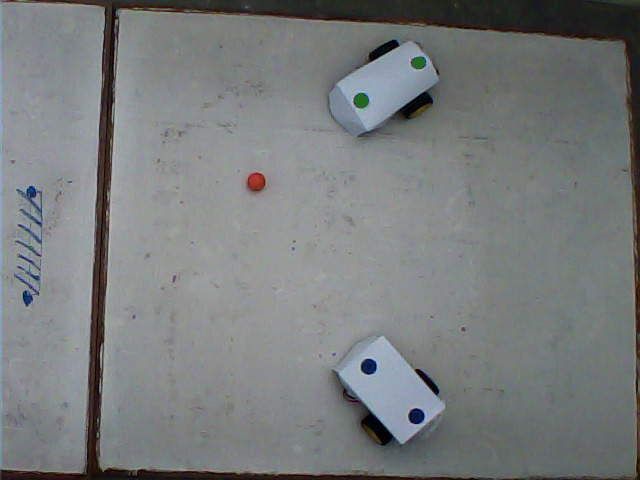
#> input picture pd/test/two.jpg, 640 x 480 px
$ python realtest.py
#> lines starting #> are read from the running program, lines starting #| are printed output that depends on the picture; after the words box and inside, x2 and y2 are one past the last pixel; in counts of white or black regions, pixels touching at a corner belong together
### pd/test/track.py
#!/usr/bin/env python
# -*- coding: utf-8 -*-

import cv2
import numpy as np
import math

#fgbg = cv2.BackgroundSubtractorMOG2()

# [62 lines left out: function video, not called in this run]


def process(frame,color):

    #cv2.imshow("frame",frame)
    frame = cv2.GaussianBlur(frame, (15, 15), 0)
    frame = cv2.blur(frame,(5,5))
    #frame = cv2.medianBlur(frame, 5)
    #frame = cv2.bilateralFilter(frame,9,75,75)

    #cv2.imshow("frame",frame)

    # Convert BGR to HSV
    hsv = cv2.cvtColor(frame, cv2.COLOR_BGR2HSV)
    #cv2.imshow("frame",hsv)
    if color == 'blue':
        # define range of blue color in HSV
        lower_blue = np.array([110,100,100])
        upper_blue = np.array([130,255,255])

        # Threshold the HSV image to get only blue colors
        mask = cv2.inRange(hsv, lower_blue, upper_blue)


    elif color == 'green':
        # Threshold the HSV image for only green colors
        lower_green = np.array([40,100,100])
        upper_green = np.array([80,255,255])

        # Threshold the HSV image to get only blue colors
        mask = cv2.inRange(hsv, lower_green, upper_green)
        #cv2.imshow('mask',mask)


    if color == 'red':
        # lower mask (0-10)
        lower_red = np.array([0,110,90])
        upper_red = np.array([10,255,255])
        mask0 = cv2.inRange(hsv, lower_red, upper_red)

        # upper mask (170-180)
        lower_red = np.array([170,110,50])
        upper_red = np.array([180,255,255])
        mask1 = cv2.inRange(hsv, lower_red, upper_red)


        # join my masks
        mask = mask0+mask1
    #mask = fgbg.apply(mask)
    #mask = cv2.GaussianBlur(mask,(5,5),0)

    mask = cv2.dilate(mask, None, iterations=3)
    mask = cv2.erode(mask, None, iterations=3)
    #mask = cv2.dilate(mask, None, iterations=2)

    # Bitwise-AND mask and original image
    #res = cv2.bitwise_and(frame,frame, mask= mask)
    cv2.imshow('kaka',mask)
    return mask


#for images

def image(_image,color,flag):

    xcor = np.array([])
    ycor = np.array([])

    img = cv2.imread(_image)

    Y, X = img.shape[:2]
    mask = process(img,color)
    contours,h = cv2.findContours(mask.copy(),1,2)
    no_of_contours = len(contours)
    for i in range(no_of_contours):
        cnt = contours[i]
        M = cv2.moments(cnt)
        area = cv2.contourArea(cnt)
	if area > 25:
		cx = int(M['m10']/M['m00'])
        	cy = int(M['m01']/M['m00'])
        	#cv2.circle(mask,(cx,cy), 5, (0,255,255), -1)
        	(x,y),(width,height),theta = cv2.minAreaRect(cnt)
        	#print(x,y,width,height,theta)
        	xcor = np.append(xcor,x)
        	ycor = np.append(ycor,Y-y)

    if no_of_contours >= 2:
        midx = (xcor[0]+xcor[1])/2
        midy = (ycor[0]+ycor[1])/2
        slope = (ycor[0]-ycor[1])/(xcor[0]-xcor[1])
        theta = math.degrees(math.atan(slope))
        #print(xcor[0],ycor[0],xcor[1],ycor[1])
        #print(midx,midy,theta)
        return np.array([xcor[0],ycor[0],xcor[1],ycor[1],midx,midy,theta])

    elif no_of_contours == 0:
        #print('xaina')
        return np.array([])

    else:
        #print(xcor[0],ycor[0],width,height,theta)
        return np.array([xcor[0],ycor[0],width,height,-theta])


    #cv2.imshow('res',mask)
    cv2.imwrite(flag+'.jpg',mask)
    if cv2.waitKey(0) & 0xff == 27:
        cv2.destroyAllWindows()

### pd/test/realtest.py
import numpy as np
import track
import time
import math

def main():

	ROBOT1 = np.array([[]])
	ROBOT2 = np.array([[]])
	BALL = np.array([])

	ROBOT1 = track.image('two.jpg','blue','robotb')
#> in image, img is the input picture: shape (480, 640, 3); mean B, G, R 124.8, 124.2, 121.2
#> in process, `frame = cv2.GaussianBlur(frame, (15, 15), 0)`:
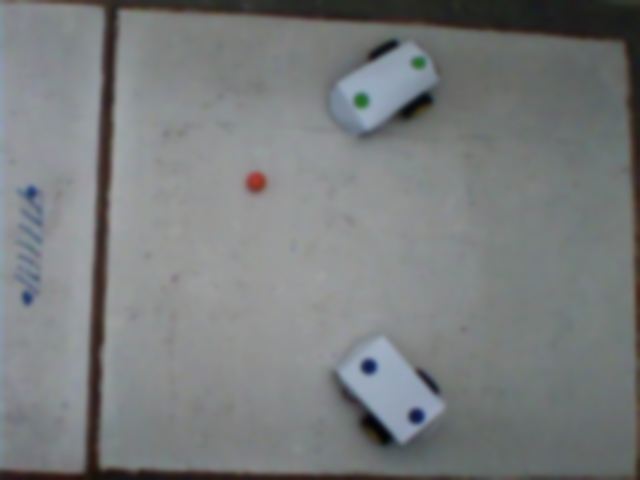
#> frame: shape (480, 640, 3); mean of channels 0, 1, 2 124.8, 124.2, 121.2; drawn as B, G, R
#> in process, `hsv = cv2.cvtColor(frame, cv2.COLOR_BGR2HSV)`: hsv: shape (480, 640, 3); mean H, S, V 82.3, 15.8, 126.8
#> in process, `mask = cv2.inRange(hsv, lower_blue, upper_blue)`:
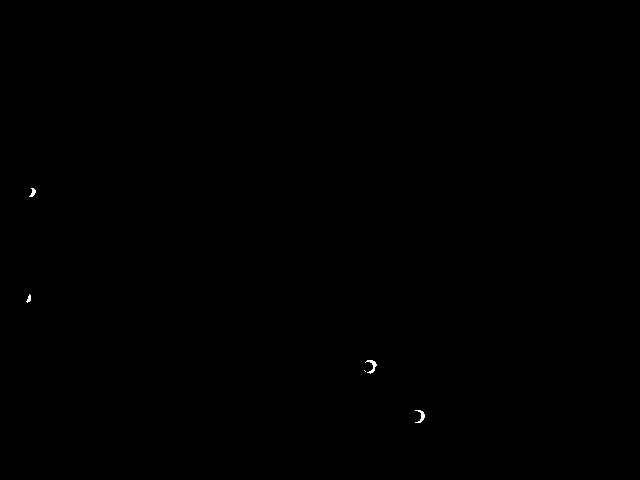
#> mask: shape (480, 640); 0.06% white in thin lines or dots, all inside (x1, y1, x2, y2) = (26, 188, 425, 423)
#> in process, `mask = cv2.dilate(mask, None, iterations=3)`:
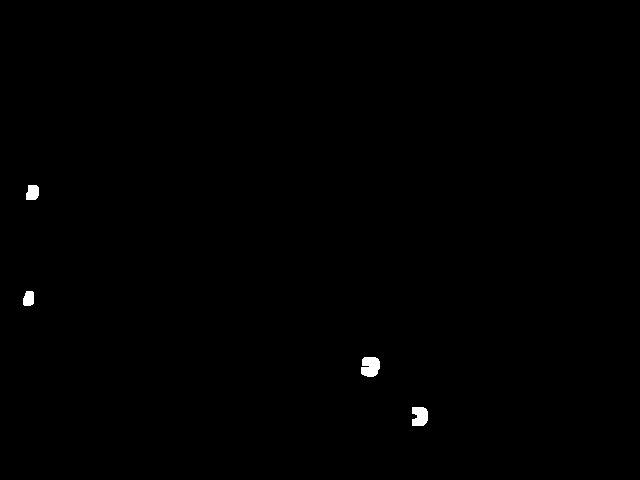
#> mask: shape (480, 640); 0.29% white; 4 white regions, box (x1, y1, x2, y2) and area: (361, 357, 380, 377) 320, (412, 407, 428, 426) 264, (26, 185, 39, 200) 170, (23, 291, 34, 306) 145
#> in process, `mask = cv2.erode(mask, None, iterations=3)`: mask: shape (480, 640); 0.07% white; 4 white regions
#> in image, `contours,h = cv2.findContours(mask.copy(),1,2)`: contours = 4 contours, 1 with area under 20; largest, box (x1, y1, x2, y2) and area: (364, 360, 377, 374) 54, (415, 410, 425, 423) 38, (29, 188, 36, 197) 26; h = [[1, -1, -1, -1], [2, 0, -1, -1], [3, 1, -1, -1], [-1, 2, -1, -1]]
#> in image, `no_of_contours = len(contours)`: no_of_contours = 4
#> the loop in image, `for i in range(no_of_contours):` made 4 passes
#> (area, cx, cy, x, y, width, height, theta) on passes 1, 2, 4: (38.5, 421, 415, 419.5, 416, 12, 9, -90), (54.5, 371, 365, 369.5, 366, 13, 11.33, -68.2), (26.5, 32, 191, 32.41, 192.4, 8.73, 4.85, -75.96)
#> in image, `midx = (xcor[0]+xcor[1])/2`: midx = 394.5
#> in image, `midy = (ycor[0]+ycor[1])/2`: midy = 89
#> in image, `slope = (ycor[0]-ycor[1])/(xcor[0]-xcor[1])`: slope = -1
#> in image, `theta = math.degrees(math.atan(slope))`: theta = -45
#> ROBOT1 = [419.5, 64, 369.5, 114, 394.5, 89, -45]
	ROBOT2 = track.image('two.jpg','green','robotg')
#> call 2 of process, with color = 'green'
#> in process (call 2), `mask = cv2.inRange(hsv, lower_green, upper_green)`:
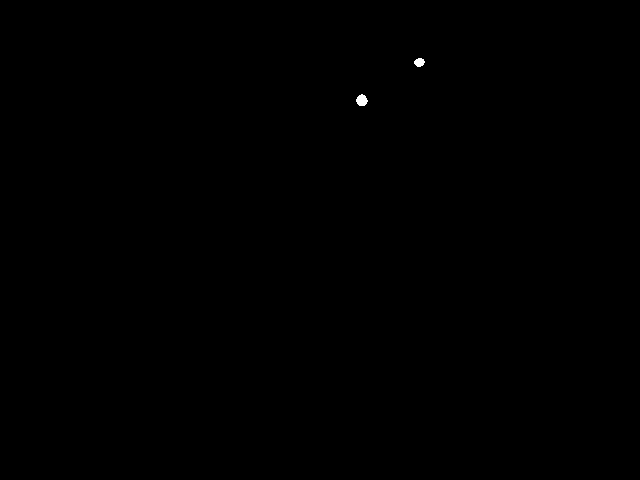
#> mask: shape (480, 640); 0.06% white; 2 white regions, box (x1, y1, x2, y2) and area: (356, 94, 368, 106) 104, (414, 58, 425, 67) 73
#> in process (call 2), `mask = cv2.dilate(mask, None, iterations=3)`:
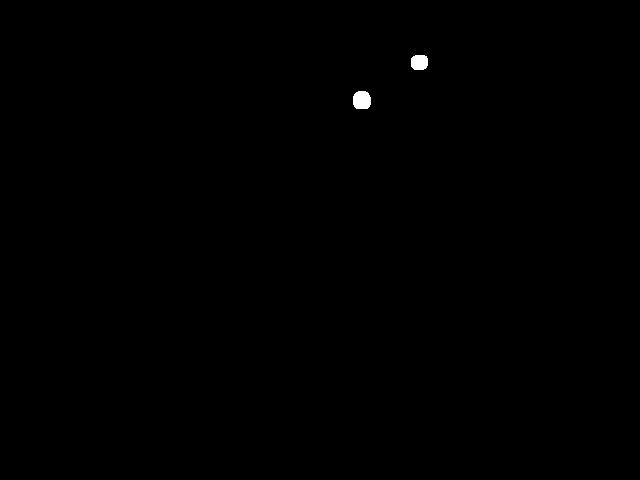
#> mask: shape (480, 640); 0.17% white; 2 white regions
#> in image (call 2), `contours,h = cv2.findContours(mask.copy(),1,2)`: contours = 2 contours; box (x1, y1, x2, y2) and area: (356, 94, 368, 106) 88, (414, 58, 425, 67) 60; h = [[1, -1, -1, -1], [-1, 0, -1, -1]]
#> the loop in image (call 2), `for i in range(no_of_contours):` made 2 passes
#> (area, cx, cy, x, y, width, height, theta) on passes 1 to 2: (88, 361, 99, 361.5, 100, 10.61, 10.61, -45), (59.5, 418, 61, 419.3, 61.75, 9.19, 8.49, -45)
#> ROBOT2 = [361.5, 380, 419.3, 418.3, 390.4, 399.1, 33.52]
	BALL = track.image('two.jpg','red','ball')
#> call 3 of process, with color = 'red'
#> in process (call 3), `mask0 = cv2.inRange(hsv, lower_red, upper_red)`:
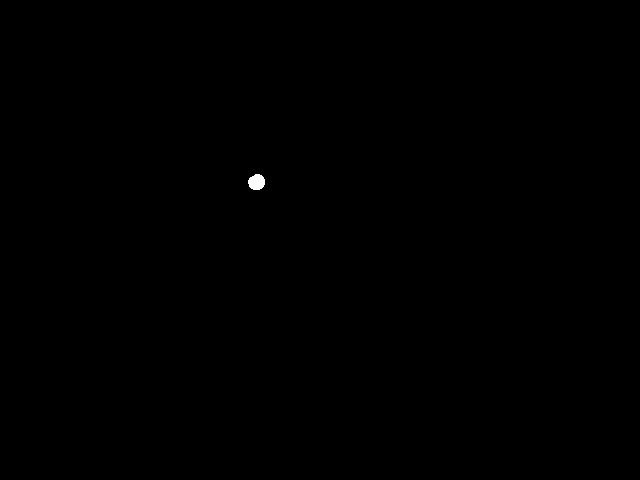
#> mask0: shape (480, 640); 0.07% white; 1 white region, box (x1, y1, x2, y2) and area: (248, 174, 265, 190) 214
#> in process (call 3), `mask1 = cv2.inRange(hsv, lower_red, upper_red)`: mask1: shape (480, 640); 0% white in thin lines or dots, all inside (x1, y1, x2, y2) = (60, 174, 255, 478)
#> in process (call 3), `mask = mask0+mask1`: mask: shape (480, 640); 0.07% white; 2 white regions (1 under 20 px), largest, box (x1, y1, x2, y2) and area: (248, 174, 265, 190) 221
#> in process (call 3), `mask = cv2.dilate(mask, None, iterations=3)`: mask: shape (480, 640); 0.16% white; 2 white regions, box (x1, y1, x2, y2) and area: (245, 171, 268, 193) 455, (57, 474, 64, 480) 42
#> in process (call 3), `mask = cv2.erode(mask, None, iterations=3)`: mask: shape (480, 640); 0.07% white; 2 white regions (1 under 20 px)
#> in image (call 3), `contours,h = cv2.findContours(mask.copy(),1,2)`: contours = 2 contours, 1 with area under 20; largest, box (x1, y1, x2, y2) and area: (248, 174, 265, 190) 197

	#print(ROBOT1)
	#print(ROBOT2)
	#print(BALL)

	print("\n POSITION of ROBOTB: ("+str(ROBOT1[4])+","+str(ROBOT1[5])+") => ("+str(ROBOT1[4]*30/140)+" cm,"+str(ROBOT1[5]*30/144)+" cm)")
	print("\n ORIENTATION of ROBOTB: "+str(ROBOT1[6]))

	print("\n\n POSITION of ROBOTG: ("+str(ROBOT2[4])+","+str(ROBOT2[5])+") => ("+str(ROBOT2[4]*30/140)+"cm ,"+str(ROBOT2[5]*30/144)+" cm)")
	print("\n ORIENTATION of ROBOTG: "+str(ROBOT2[6]))

	print("\n\n POSITION OF BALL: ("+str(BALL[0])+","+str(BALL[1])+") => ("+str(BALL[0]*30/140)+"cm ,"+str(BALL[1]*30/144)+" cm)")
	print("\n")

if __name__=='__main__':
#> (the run stopped early here; a loop or call above may not have finished)
